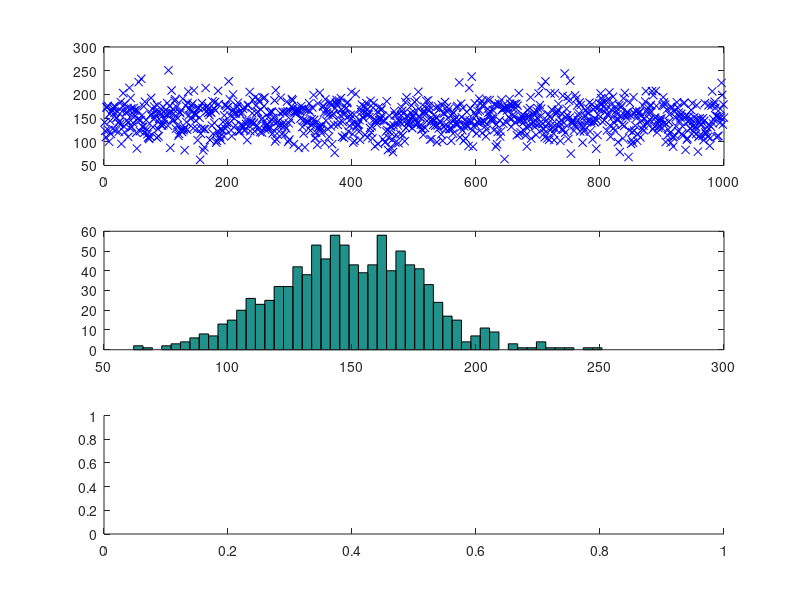

This chart was generated by the following MATLAB code: (Note: this script raises an error after producing the figure.)
N=1000;
a=rand(1,N);
b=mean(a);
c=std(a);

mean_Fyiso=125/0.835;       %kN cinsinden
COV_Fyiso=0.2;
sigma_Fyiso=mean_Fyiso*COV_Fyiso;

Uni_dist=a;
Distr=norminv(Uni_dist,mean_Fyiso,sigma_Fyiso);

b=mean(Distr);
c=std(Distr);

%x_Fyiso=[-3:0.001:3].*sigma_Fyiso+mean_Fyiso;
%y_Fyiso=normcdf(x_Fyiso,mean_Fyiso,sigma_Fyiso);



figure('name','Fyiso - normal','NumberTitle','off');
subplot(3,1,1);
plot(Distr,'bx');
subplot(3,1,2);
hist(Distr,50);
subplot(3,1,3);
plot(x_Fyiso,y_Fyiso,'b');
grid on
grid minor
